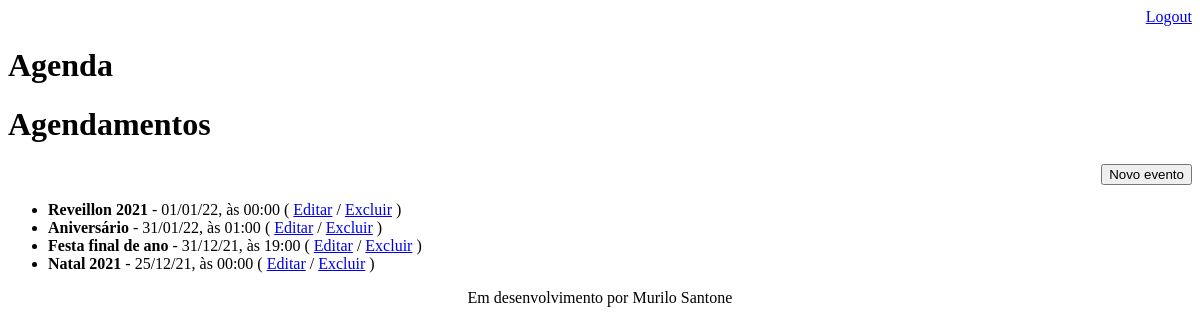
Page /agenda/ (signed in) on the earlier database version.
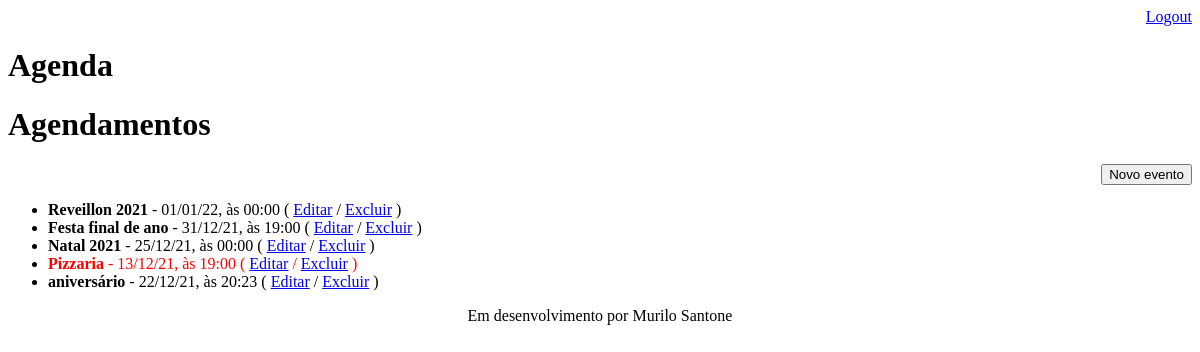
Same page on the later database version.
### core/models.py (models this page shows, shortened)
class Evento(models.Model):
    titulo = models.CharField(max_length=100)
    descricao = models.TextField(blank=True, null=True)
    data_evento = models.DateTimeField(verbose_name="Data do evento")
    data_criacao = models.DateTimeField(auto_now=True)
    usuario = models.ForeignKey(User, on_delete=models.CASCADE)
    class Meta:
        db_table = 'evento'
    def get_data_evento(self):
        return self.data_evento.strftime('%d/%m/%y, às %H:%M')
    def get_evento_atrasado(self):
        if self.data_evento < datetime.now():
            return True
        else:
            return False

### core/views.py (the view)
# urls.py: path('agenda/', views.lista_eventos),
@login_required(login_url='/login/')
def lista_eventos(request):
    usuario = request.user
    eventos = Evento.objects.filter(usuario=usuario)
    dados = {'eventos': eventos}
    return render(request, 'agenda.html', dados)

### templates/agenda.html
{% extends "model-page.html" %}
{% block content %}
<h1>Agendamentos</h1>
    <div align="right">
        <a href="evento/">
            <button type="button">Novo evento</button>
        </a>
    </div>
    <ul>
    {% for evento in eventos %}
        <li>
            <div style= {% if evento.get_evento_atrasado %}
                                "color:red"
                        {% endif %}>
                <b>{{ evento.titulo }}</b> - {{ evento.get_data_evento }}
                ( <a href="evento/?id={{ evento.id }}">Editar</a> / <a href="evento/delete/{{ evento.id }}">Excluir</a> )
            </div>
        </li>
    {% endfor %}
    </ul>
{% endblock %}

### templates/model-page.html
<!DOCTYPE html>
<html lang="en">
<head>
    {% include "model-header.html" %}
</head>
<body>
    {% block content %} {% endblock %}
    {% include "model-footer.html" %}
</body>
</html>

### templates/model-header.html (shortened to what this page needs)
<div align="right">
    <a href="/logout">Logout</a>
</div>
<h1>Agenda</h1>

### templates/model-footer.html
<div align="center"><p>Em desenvolvimento por Murilo Santone</p></div>

Differences in the rows shown:
removed Evento: titulo "Aniversário", get_data_evento "31/01/22, às 01:00"
added Evento: titulo "Pizzaria", get_data_evento "13/12/21, às 19:00"
added Evento: titulo "aniversário", get_data_evento "22/12/21, às 20:23"
